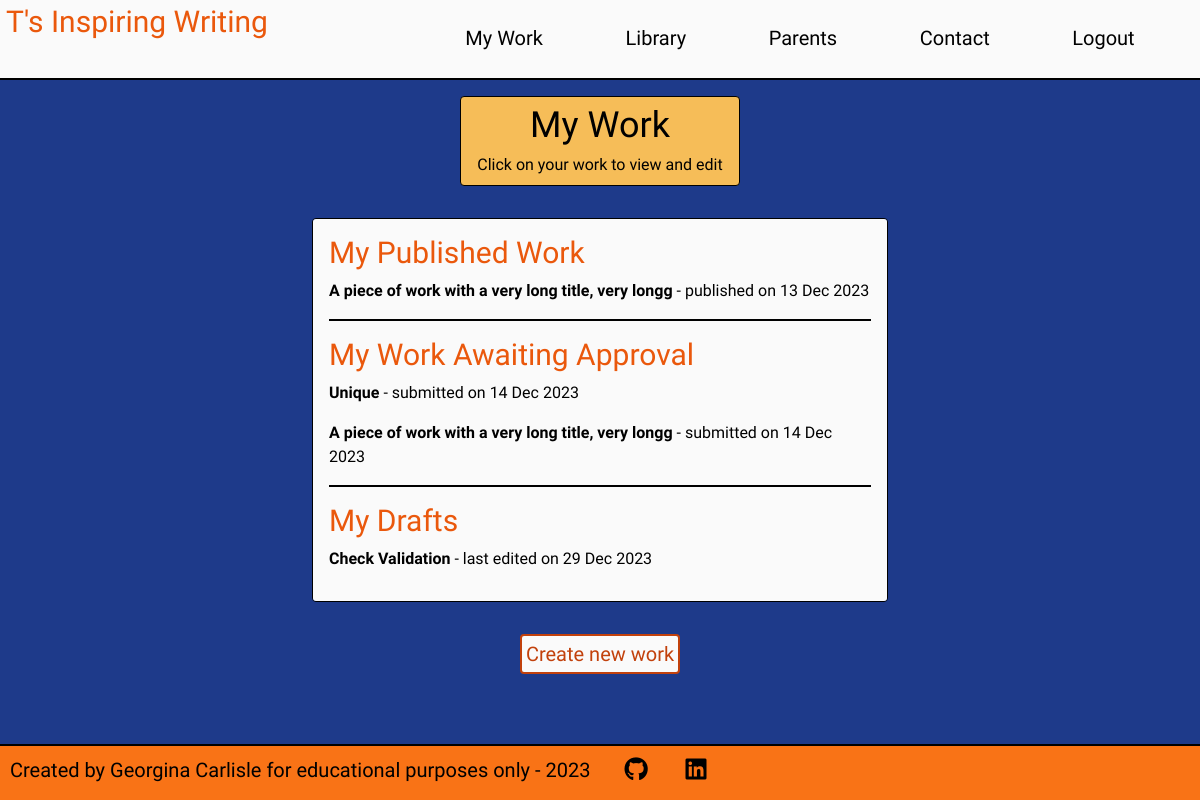
The page /writing/my_work/3 (signed in) on the database its author committed.
### users/models.py (models this page shows, shortened)
class User(AbstractBaseUser, PermissionsMixin):
    __name__ = 'CustomUser'
    validUsername = RegexValidator(
        r'^[a-zA-Z ]+$',
        'Only letters and spaces are allowed in your Pen name')
    validFirstName = RegexValidator(
        r'^[a-zA-Z ]+$',
        'Only letters and spaces are allowed in your First name')
    validSecondName = RegexValidator(
        r'^[a-zA-Z ]+$',
        'Only letters and spaces are allowed in your Second name')
    username = models.CharField(
        max_length=20, unique=True, validators=[validUsername])
    age = models.IntegerField(
        validators=[MinValueValidator(8), MaxValueValidator(12)], )
    first_name = models.CharField(max_length=12, validators=[validFirstName])
    last_name = models.CharField(max_length=20, validators=[validSecondName])
    email = models.EmailField(max_length=320)
    consent = models.BooleanField(default=False)
    join_date = models.DateTimeField(default=timezone.now)
    is_staff = models.BooleanField(default=False)
    is_admin = models.BooleanField(default=False)
    is_active = models.BooleanField(default=True)
    is_superuser = models.BooleanField(default=False)
    objects = CustomAccountManager()
    USERNAME_FIELD = 'username'
    REQUIRED_FIELDS = ['email', 'first_name', 'last_name']

### writing/models.py (models this page shows, shortened)
class Writing(models.Model):
    title = models.CharField(max_length=50, unique=True)
    slug = models.SlugField(max_length=100, unique=True)
    author = models.ForeignKey(
        User, on_delete=models.CASCADE, related_name="writing")
    body = models.TextField()
    updated_on = models.DateTimeField(auto_now=True)
    pending_approval = models.BooleanField(default=False)
    date_submitted = models.DateTimeField(null=True, blank=True)
    approved = models.BooleanField(default=False)
    date_approved = models.DateTimeField(null=True, blank=True)
    failed_approval = models.BooleanField(default=False)
    date_failed = models.DateTimeField(null=True, blank=True)
    reason_failed = models.TextField(null=True, blank=True)
    featured = models.BooleanField(default=False)
    class Meta:
        ordering = ['-date_approved']

### writing/views.py (the view)
# urls.py: path('my_work/<int:user_id>', views.my_writing_view, name='my_work'),
@login_required
def my_writing_view(request, user_id):
    if request.user.id != user_id:
        messages.error(request, 'You have been returned to your account home \
                       page, as you were trying to access a page you are not \
                       authorised to view.')
        return redirect('account_home')
    context = {}
    user = User.objects.get(id=user_id)
    work = user.writing.all()
    published_work = work.filter(approved=True).order_by('-date_approved')
    awaiting_approval = work.filter(
        pending_approval=True, failed_approval=False).order_by(
            '-date_submitted')
    failed_approval = work.filter(failed_approval=True).order_by(
        '-date_failed')
    draft = work.filter(approved=False, pending_approval=False).order_by(
        '-updated_on')
    context['published_work'] = published_work
    context['awaiting_approval'] = awaiting_approval
    context['failed_approval'] = failed_approval
    context['drafts'] = draft
    return render(request, 'my_work.html', context)

### writing/templates/my_work.html (shortened to what this page needs)
{% extends 'base.html' %}
{% load static %}
{% block content %}
<div class="bg-blue-900 h-full pb-4 pt-16 lg:pt-20">
    <div class="flex justify-center h-fit">
        <div class="text-center px-4 py-2 bg-horange my-4 h-fit rounded border border-black">
            <h1 class="text-3xl md:text-4xl font-title text-black mb-2">
                My Work
            </h1>
            {% if request.user.writing %}
            <p>
                Click on your work to view and edit
            </p>
            {% else %}
            <p>
                No saved writing. Time to get creating.
            </p>
            {% endif %}
        </div>
    </div>
    <div class="flex justify-center mt-4">
        <div class="border border-black rounded bg-zinc-50 p-4 relative w-11/12 sm:max-w-xl h-96 overflow-auto">
            <div class="mb-4 border-b-2 border-black">
                <h2 class="text-2xl lg:text-3xl mb-2 font-title text-orange-600">
                    My Published Work
                </h2>
                {% if published_work %}
                {% for work in published_work %}
                <p class="mb-4">
                    <a href="{% url 'view' work.id %}"
                    title="View writing"
                    class="font-bold hover:text-blue-700">
                        {{ work.title }}
                    </a>
                    <span>- published on {{ work.date_approved|date:"d M Y" }}</span>
                </p>
                {% endfor %}
                {% else %}
                <p class="mb-2">You have no published work</p>
                {% endif %}
            </div>
            <div class="mb-4 border-b-2 border-black">
                <h2 class="text-2xl lg:text-3xl mb-2 font-title text-orange-600">
                    My Work Awaiting Approval
                </h2>
                {% if awaiting_approval %}
                {% for work in awaiting_approval %}
                <p class="mb-4">
                    <a href="{% url 'view' work.id %}"
                    title="View writing"
                    class="font-bold hover:text-blue-700">
                        {{ work.title }}
                    </a>
                    <span>- submitted on {{ work.date_submitted|date:"d M Y" }}</span>
                </p>
                {% endfor %}
                {% else %}
                <p>You have no work awaiting approval</p>
                {% endif %}
            </div>
            <div>
                <h2 class="text-2xl lg:text-3xl mb-2 font-title text-orange-600">
                    My Drafts
                </h2>
                {% if drafts %}
                {% for work in drafts %}
                <p class="mb-4">
                    <a href="{% url 'edit' work.id %}"
                    title="View and edit writing"
                    class="font-bold hover:text-blue-700">
                        {{ work.title }}
                    </a>
                    <span>- last edited on {{ work.updated_on|date:"d M Y" }}</span>
                </p>
                {% endfor %}
                {% else %}
                <p class="mb-2">You have no drafts</p>
                {% endif %}
            </div>
        </div>
    </div>
    <div class="flex justify-center mt-2">
        <a class="p-1 mt-6 rounded border-orange-700 border-2 border-solid bg-zinc-50 hover:bg-orange-700 text-orange-700 hover:text-white text-lg md:text-xl hover:cursor-pointer w-fit"
        href="{% url 'create' %}">
            Create new work
        </a>
    </div>
</div>
{% endblock%}

### templates/base.html (shortened to what this page needs)
{% load static %}
<!DOCTYPE html>
<html lang="en">
    <head>
        {% block core_css %}
        <link rel="stylesheet" href="{% static 'src/output.css' %}">
        {% endblock %}
    </head>
    <body class="flex flex-col h-screen">
        {% if request.user.is_authenticated %}
        {% include 'account_header.html' %}
        {% else %}
        {% include 'header.html' %}
        {% endif %}
        <main class="grow font-body">
            {% block content %}
            {% endblock %}
        </main>
        {% include 'footer.html' %}
    </body>
</html>

### templates/account_header.html (shortened to what this page needs)
{% load static %}
<header>
    <div class="fixed top-0 z-10 grid grid-cols-4 md:grid-cols-6 xl:grid-cols-6 h-16 lg:h-20 w-full border-b-2 border-black bg-zinc-50">
        <div class="flex justify-start col-span-3 sm:col-span-2">
            <div class="p-1.5 lg:py-1">
                {% if user.username %}
                <a
                class="inline-block text-center w-full font-title text-2xl lg:text-3xl leading-none text-orange-600 hover:text-black hover:cursor-pointer"
                href="{% url 'account_home' %}"
                aria-label="{{ user.username }}'s Inspiring Writing home page">
                    <span>{{ user.username }}'s</span>
                    <span>Inspiring Writing</span>
                </a>
                {% endif %}
            </div>
        </div>
        <nav class="col-span-1 md:col-span-4 p-5 lg:p-6 font-body">
            <ul class="hidden md:flex flex-row justify-around lg:text-xl">
                <li class="hover:font-bold hover:cursor-pointer">
                    <a href="{% url 'my_work' user.id %}">My Work</a>
                </li>
                <li class="hover:font-bold hover:cursor-pointer">
                    <a href="{% url 'library' %}">Library</a>
                </li>
                <li class="hover:font-bold hover:cursor-pointer">
                    <button
                    id="parent-info-open"
                    aria-label="open information for parents">
                        Parents
                    </button>
                </li>
                <li class="hover:font-bold hover:cursor-pointer">
                    <a href="{% url 'account_contact' %}">Contact</a>
                </li>
                <li class="hover:font-bold hover:cursor-pointer">
                    <a href="{% url 'logout' %}">Logout</a>
                </li>
            </ul>
        </nav>
    </div>
</header>

### templates/parent_info.html (shortened to what this page needs)
{% load static %}

### templates/footer.html
{% load static %}
<footer class="flex font-body p-2 h-11 md:h-14 border-t-2 border-black bg-orange-500">
        <p class="p-0.5 md:text-xl"><span class="hidden sm:inline">Created by </span>Georgina Carlisle <span class="hidden sm:inline">for educational purposes only </span> -  2023</p>
        <span class="ml-8 text-xl md:text-2xl">
            <a href="https://github.com/GeorginaCarlisle"
            target="_blank"
            rel="noopener"
            aria-label="Visit my GitHub profile (opens in a new tab)"
            class="mr-8">
            <i class="fa-brands fa-github hover:text-zinc-50"></i>
            </a>
            <a href="https://www.linkedin.com/in/georgina-carlisle-617b58268"
            target="_blank"
            rel="noopener"
            aria-label="Visit my linkedin profile (opens in a new tab)">
            <i class="fa-brands fa-linkedin hover:text-zinc-50"></i>
            </a>
        </span>
</footer>

### rows shown on the page
User: username "T"
Writing: title "A piece of work with a very long title, very longg", date_approved "13 Dec 2023", date_submitted "14 Dec 2023"
Writing: title "Unique", date_submitted "14 Dec 2023"
Writing: title "Check Validation", updated_on "29 Dec 2023"
